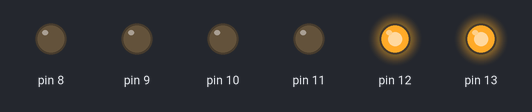
A sketch run on a simulated Arduino Uno, built with avr-gcc and run on an emulated ATmega328P. Shown: output pins drawn as LEDs (lit = HIGH).

Above: at 0.1 s.
At 5.1 s:
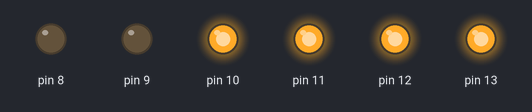
At 9.1 s:
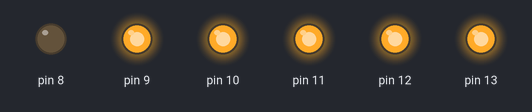
At 14.1 s:
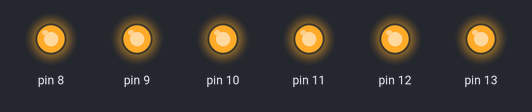
At 25.1 s:
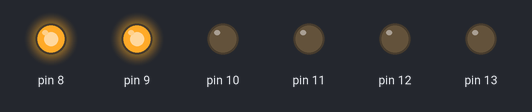
At 34.1 s:
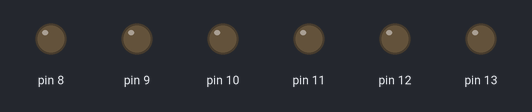
Timing chart, 0 to 35.6 s (numbered marks = the images above):
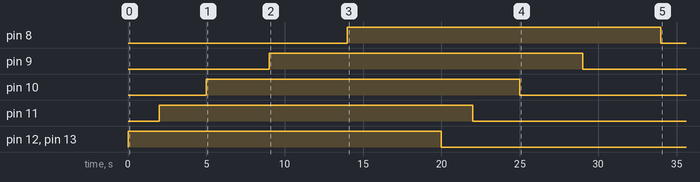

Measured:
- by itself, pin 8: LOW → HIGH at 14.0 s, → LOW 20.0 s later
- by itself, pin 9: LOW → HIGH at 9.0 s, → LOW 20.0 s later
- by itself, pin 10: LOW → HIGH at 5.0 s, → LOW 20.0 s later
- by itself, pin 11: LOW → HIGH at 2.0 s, → LOW 20.0 s later
- by itself, pin 12, pin 13: LOW → HIGH at 0.00 s, → LOW 20.0 s later

The sketch:

5LEDKEDIP.ino
```cpp
void setup(){
pinMode(13, OUTPUT);
pinMode(12, OUTPUT);
pinMode(11, OUTPUT);
pinMode(10, OUTPUT);
pinMode(9, OUTPUT);
pinMode(8, OUTPUT);
}
void loop(){
digitalWrite(13, HIGH);
digitalWrite(12, HIGH);
delay(2000);
digitalWrite(11, HIGH);
delay(3000);
digitalWrite(10, HIGH);
delay(4000);
digitalWrite(9, HIGH);
delay(5000);
digitalWrite(8, HIGH);
delay(6000);
digitalWrite(13, LOW);
digitalWrite(12, LOW);
delay(2000);
digitalWrite(11, LOW);
delay(3000);
digitalWrite(10, LOW);
delay(4000);
digitalWrite(9, LOW);
delay(5000);
digitalWrite(8, LOW);
delay(6000);}
```
